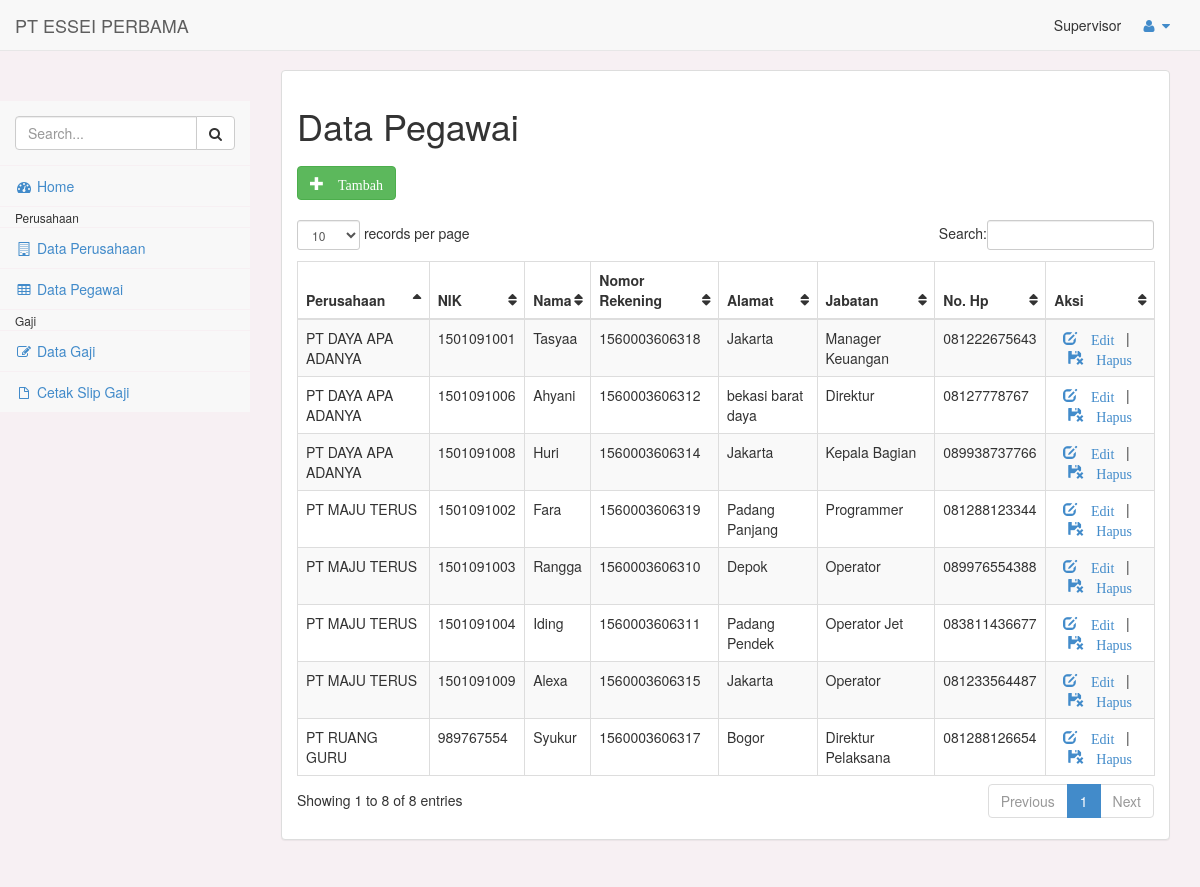
Page /pages/index.php?p=pegawai (signed in) on the committed database.
### tables this page shows
CREATE TABLE `pegawai` (
  `nip` varchar(10) NOT NULL,
  `nama` varchar(50) NOT NULL,
  `nomor_rekening` varchar(20) NOT NULL,
  `alamat` text NOT NULL,
  `jabatan` varchar(20) NOT NULL,
  `nohp` varchar(12) NOT NULL,
  `id_perusahaan` int(11) NOT NULL
);

CREATE TABLE `perusahaan` (
  `id_perusahaan` int(11) NOT NULL,
  `nama` varchar(200) NOT NULL,
  `alamat` text NOT NULL
);

### pages/pegawai/pegawai.php (the view, shortened to what this page needs)
<?php
include_once '_part/koneksi.php';
$page = isset($_GET['page']) ? $_GET['page'] : 'list';
switch ($page) {
case 'list':
?>
<h1>Data Pegawai</h1>
<div class="row" style="margin: 20px auto;">
  <a href="index.php?p=pegawai&page=entri" class="btn btn-success"><span class="glyphicon glyphicon-plus"> Tambah</span></a>
</div>
<table id="example" class="table table-striped table-bordered">
  <thead>
    <tr>
      <th>Perusahaan</th>
      <th>NIK</th>
      <th>Nama</th>
	  <th>Nomor Rekening</th>
      <th>Alamat</th>
      <th>Jabatan</th>
      <th>No. Hp</th>
      <th>Aksi</th>
    </tr>
  </thead>
  <tbody>
	<?php
		$sql = "SELECT a.*, b.nama nama_perusahaan FROM pegawai a JOIN perusahaan b ON a.id_perusahaan=b.id_perusahaan";
    $row = $koneksi->prepare($sql);
    $row->execute();
    $hasil = $row->fetchAll(PDO::FETCH_OBJ);
		foreach($hasil as $isi){
	?>
    <tr>
      <td><?= $isi->nama_perusahaan;?></td>
      <td><?= $isi->nip;?></td>
      <td><?= $isi->nama;?></td>
	  <td><?= $isi->nomor_rekening;?></td>
      <td><?= $isi->alamat;?></td>
      <td><?= $isi->jabatan;?></td>
      <td><?= $isi->nohp;?></td>
      <td align="center">
        <a href="index.php?p=pegawai&page=edit&nip=<?= $isi->nip ?>"><i class="glyphicon glyphicon-edit"> Edit</i></a>
        &nbsp;&nbsp;|&nbsp;&nbsp;
        <a href="pegawai/aksi_pegawai.php?nip=<?= $isi->nip ?>" onclick="return confirm('Yakin Hapus ?')"><i class="glyphicon glyphicon-floppy-remove"> Hapus</i></a>
      </td>
    </tr>
	<?php } ?>
  </tbody>
</table>
<?php
break;
?>
<?php
}
?>

### assets/css/sb-admin.css (style rules this page uses)
body { padding-top: 100px; background-color: #f7f0f3; }
@media (min-width:768px) { body { padding-top: 50px; } }
table.dataTable thead .sorting, table.dataTable thead .sorting_asc, table.dataTable thead .sorting_desc, table.dataTable thead .sorting_asc_disabled, table.dataTable thead .sorting_desc_disabled { background: transparent; }
table.dataTable thead .sorting_asc:after { content: "\f0de"; float: right; font-family: fontawesome; }
table.dataTable thead .sorting:after { content: "\f0dc"; float: right; font-family: fontawesome; color: f7f0f3; }

### rows in the picture
pegawai: id_perusahaan.nama "PT DAYA APA ADANYA", nip "1501091001", nama "Tasyaa", nomor_rekening "1560003606318", alamat "Jakarta", jabatan "Manager Keuangan", nohp "081222675643"
pegawai: id_perusahaan.nama "PT MAJU TERUS", nip "1501091002", nama "Fara", nomor_rekening "1560003606319", alamat "Padang Panjang", jabatan "Programmer", nohp "081288123344"
pegawai: id_perusahaan.nama "PT MAJU TERUS", nip "1501091003", nama "Rangga", nomor_rekening "1560003606310", alamat "Depok", jabatan "Operator", nohp "089976554388"
pegawai: id_perusahaan.nama "PT MAJU TERUS", nip "1501091004", nama "Iding", nomor_rekening "1560003606311", alamat "Padang Pendek", jabatan "Operator Jet", nohp "083811436677"
pegawai: id_perusahaan.nama "PT DAYA APA ADANYA", nip "1501091006", nama "Ahyani", nomor_rekening "1560003606312", alamat "bekasi barat daya", jabatan "Direktur", nohp "08127778767"
pegawai: id_perusahaan.nama "PT DAYA APA ADANYA", nip "1501091008", nama "Huri", nomor_rekening "1560003606314", alamat "Jakarta", jabatan "Kepala Bagian", nohp "089938737766"
pegawai: id_perusahaan.nama "PT MAJU TERUS", nip "1501091009", nama "Alexa", nomor_rekening "1560003606315", alamat "Jakarta", jabatan "Operator", nohp "081233564487"
pegawai: id_perusahaan.nama "PT RUANG GURU", nip "989767554", nama "Syukur", nomor_rekening "1560003606317", alamat "Bogor", jabatan "Direktur Pelaksana", nohp "081288126654"

### other values in the picture
$_SESSION['nama'] "Supervisor"
